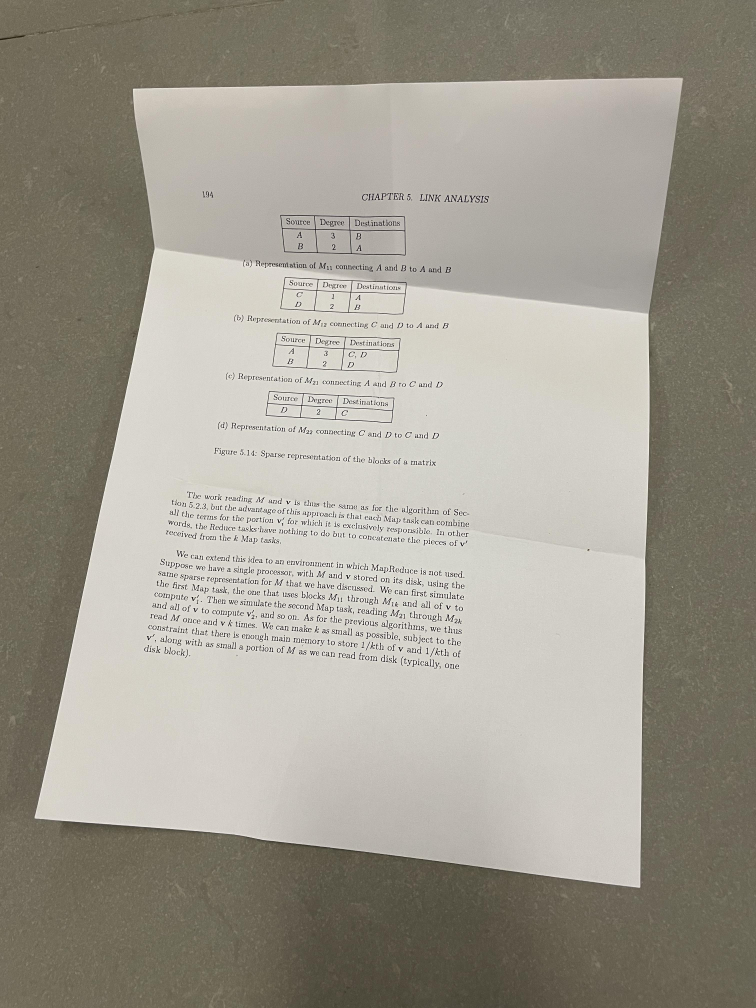
#> input picture data/raw/failed/failed_1.jpg, 3024 x 4032 px (shown at 1/4 size)
$ python -i enhancement.py   (imports and definitions only)   (older library calls are emulated)
#> lines starting #> are read from the running program, lines starting #| are printed output that depends on the picture
#> further down, picture is the input picture: shape (4032, 3024, 3); mean B, G, R 144.3, 155.5, 160
"""Funciones para mejorar la apariencia de los documentos escaneados"""
import cv2
import numpy as np


def enhance_document_appearance(image: np.ndarray) -> np.ndarray:
    """
    Estimar y eliminar el fondo para realzar el texto y los detalles
    Procesar cada canal por separado para evitar artefactos de mezlca de canales y mantener la
    fidelidad del color.
    Resultado: imagen con mayor contraste y claridad
    """
    planes = [image] if image.ndim == 2 else list(cv2.split(image)) # Procesar cada canal por separado
#> planes = 3 items
    kernel = np.ones((7, 7), np.uint8) # Kernel para dilatación (matriz de 7x7)

    enhanced_planes = [] # Lista para guardar los canales mejorados
    for plane in planes:
        dilated = cv2.dilate(plane, kernel) # Ensanchar las áreas brillantes
        background = cv2.medianBlur(dilated, 21) # Aplicar desenfoque
        diff = 255 - cv2.absdiff(plane, background) # Valores altos para texto y bajos para fondo
        normalized = cv2.normalize(
            diff,
            None,
            alpha=0,
            beta=255,
            norm_type=cv2.NORM_MINMAX,
            dtype=cv2.CV_8UC1,
        ) # Normalizar a rango completo
        enhanced_planes.append(normalized) #Guardar el canal mejoradoS
#> this loop made 3 passes
#> pass 1, in enhance_document_appearance, `dilated = cv2.dilate(plane, kernel)`:
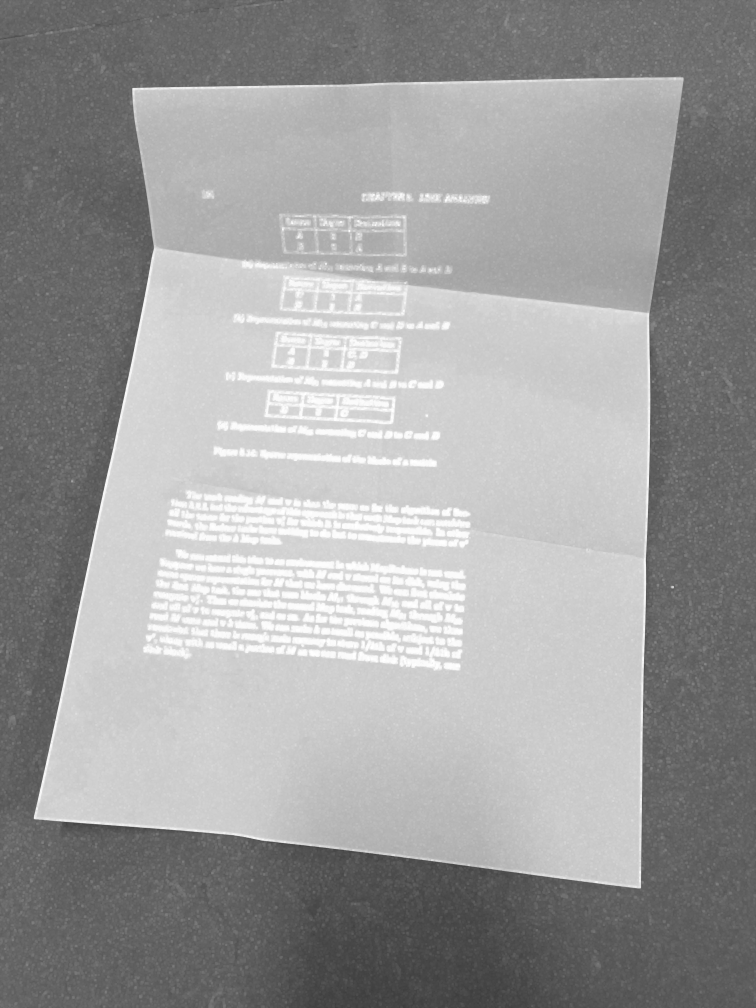
#> dilated: shape (4032, 3024) (shown at 1/4 size); min 58, max 255, mean 156.7
#> pass 1, in enhance_document_appearance, `diff = 255 - cv2.absdiff(plane, background)`:
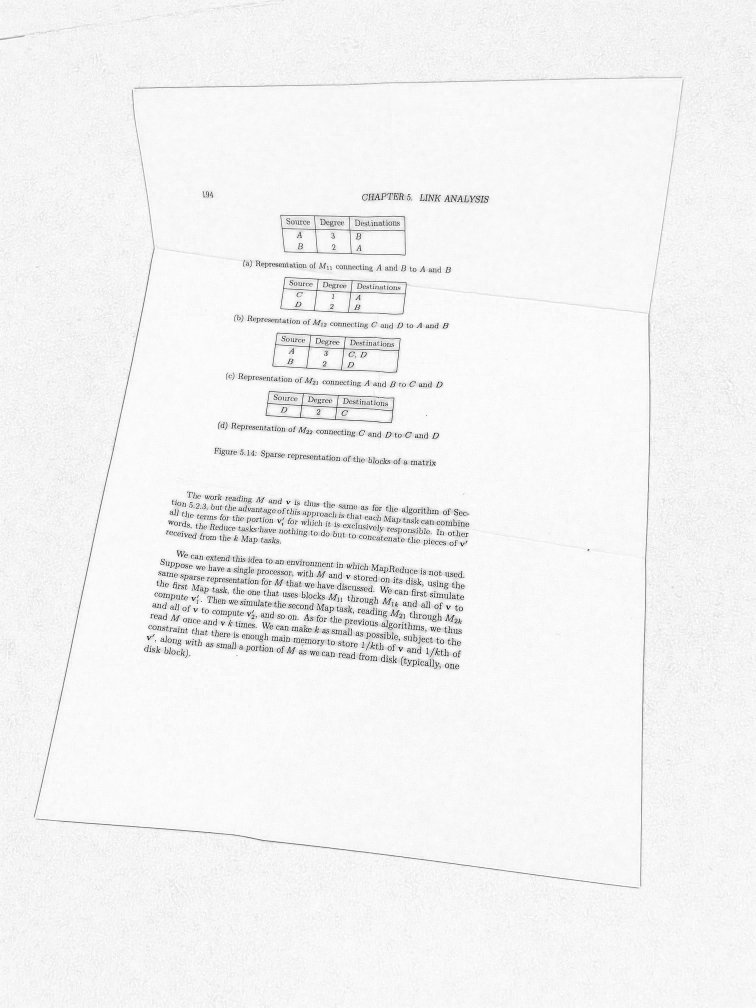
#> diff: shape (4032, 3024) (shown at 1/4 size); min 0, max 255, mean 242.8
#> after the loop:
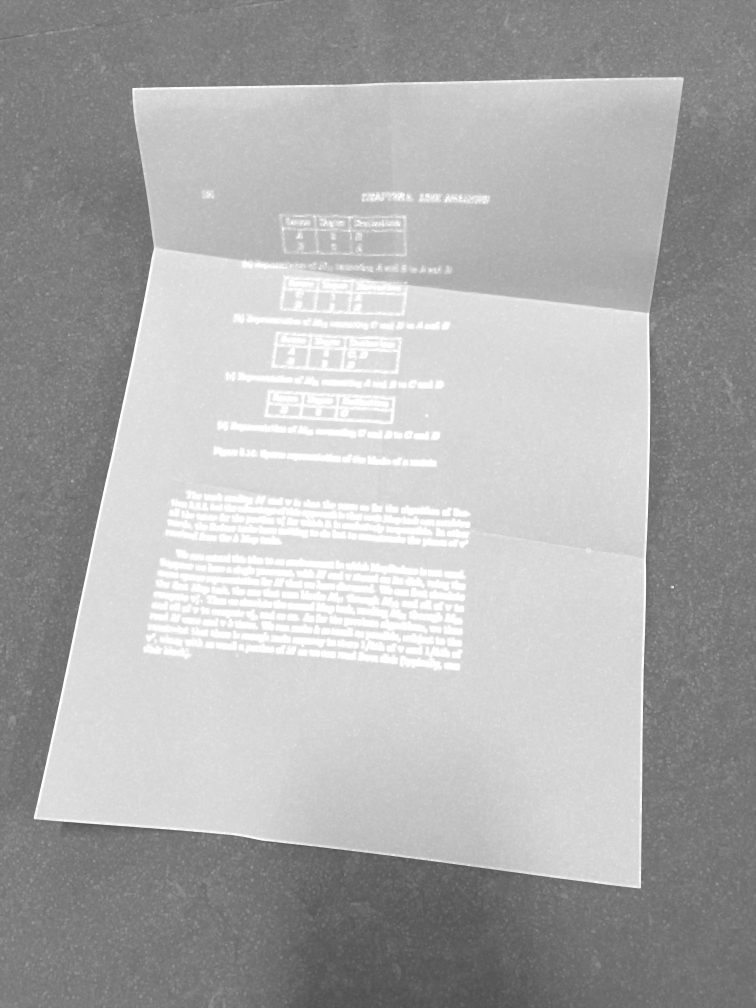
#> dilated: shape (4032, 3024) (shown at 1/4 size); min 75, max 255, mean 172.3
#> after the loop, enhanced_planes = 3 items

    # Recombinar los canales mejorados
    if len(enhanced_planes) == 1:
        return cv2.cvtColor(enhanced_planes[0], cv2.COLOR_GRAY2BGR)
    return cv2.merge(enhanced_planes)


# [10 lines left out: function whiten_near_white, not called in this run]

>>> import cv2
>>> picture = cv2.imread('../../data/raw/failed/failed_1.jpg')
>>> result = enhance_document_appearance(picture)

$ run again, on data/raw/failed/failed_3.jpg
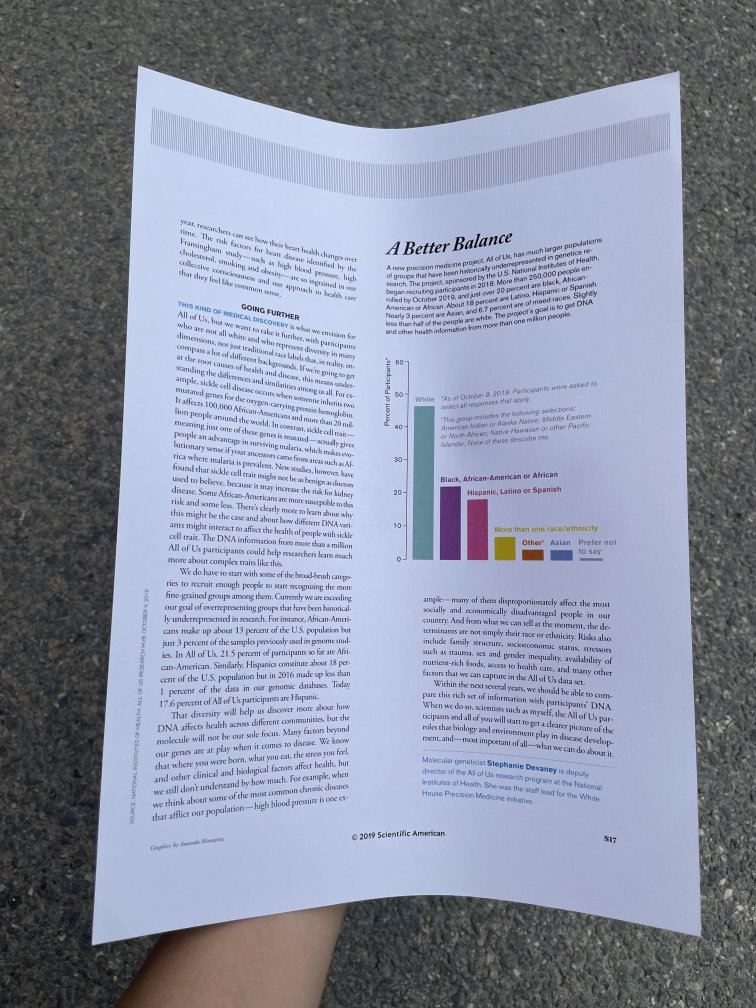
#> input picture data/raw/failed/failed_3.jpg, 3024 x 4032 px (shown at 1/4 size)
#> picture is the input picture: shape (4032, 3024, 3); mean B, G, R 160, 142.4, 136.4
#> planes = 3 items
#> the loop in enhance_document_appearance, `for plane in planes:` made 3 passes
#> pass 1, in enhance_document_appearance, `diff = 255 - cv2.absdiff(plane, background)`:
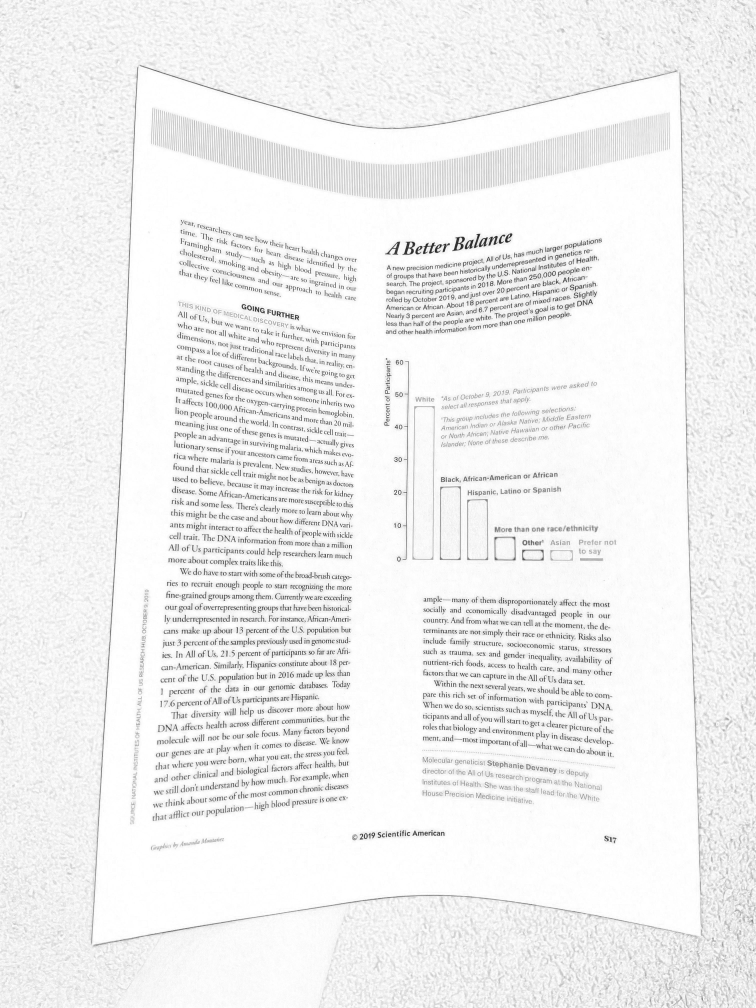
#> diff: shape (4032, 3024) (shown at 1/4 size); min 19, max 255, mean 240.3
#> after the loop in enhance_document_appearance, `for plane in planes:`:
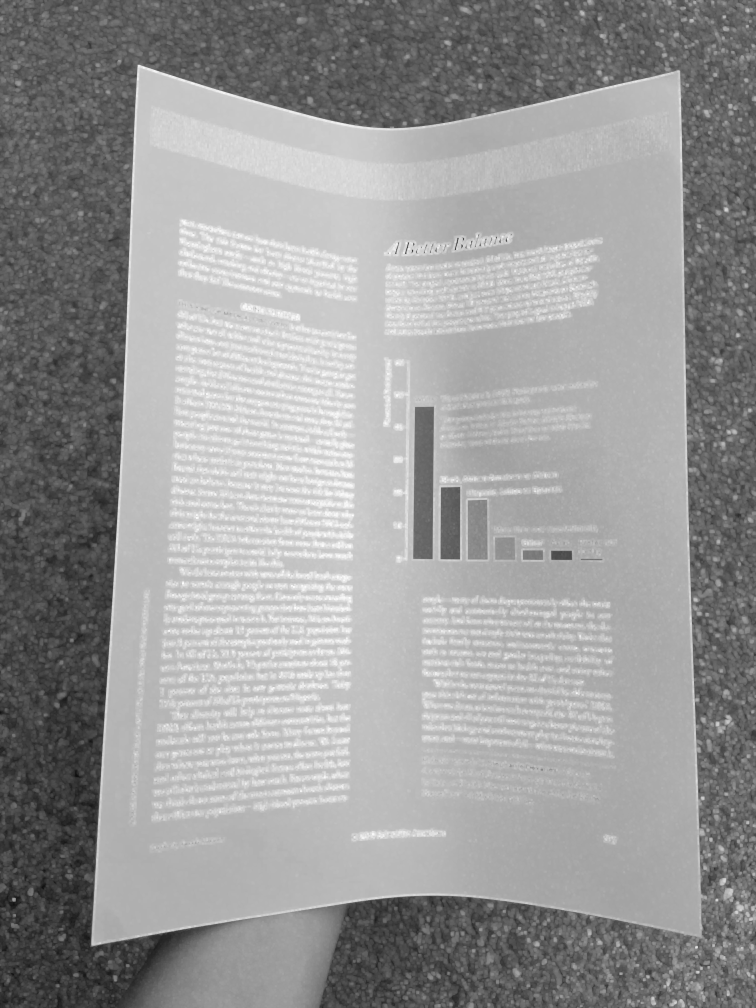
#> dilated: shape (4032, 3024) (shown at 1/4 size); min 10, max 255, mean 151.6

$ run again, on data/raw/failed/failed_4.jpg
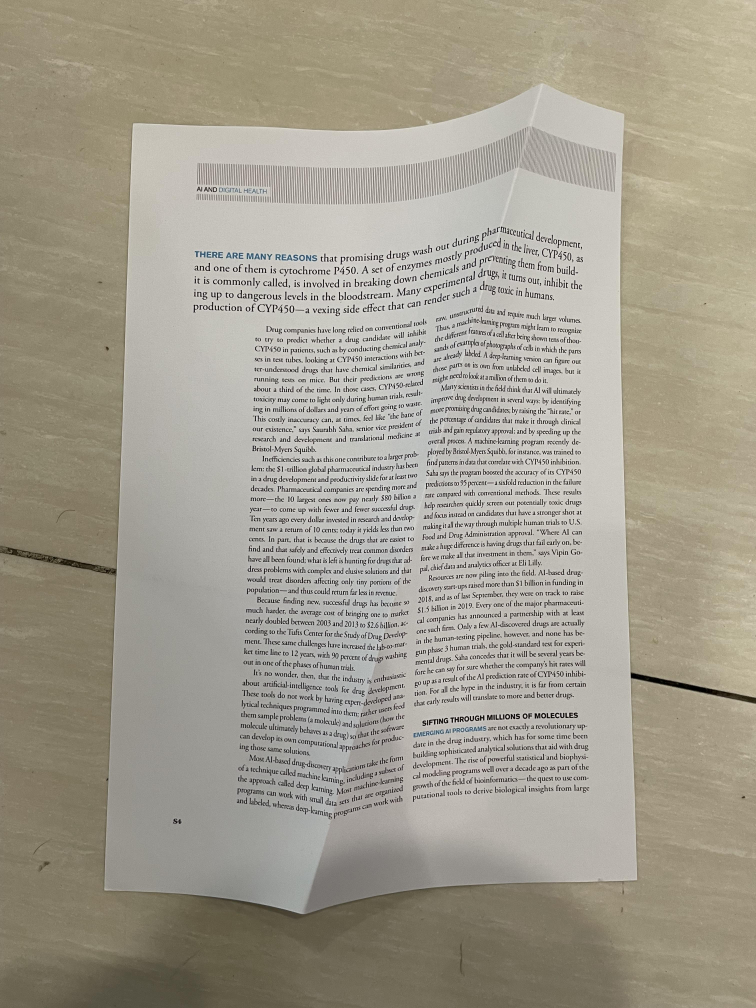
#> input picture data/raw/failed/failed_4.jpg, 3024 x 4032 px (shown at 1/4 size)
#> picture is the input picture: shape (4032, 3024, 3); mean B, G, R 143, 157, 162.5
#> planes = 3 items
#> the loop in enhance_document_appearance, `for plane in planes:` made 3 passes
#> pass 1, in enhance_document_appearance, `diff = 255 - cv2.absdiff(plane, background)`:
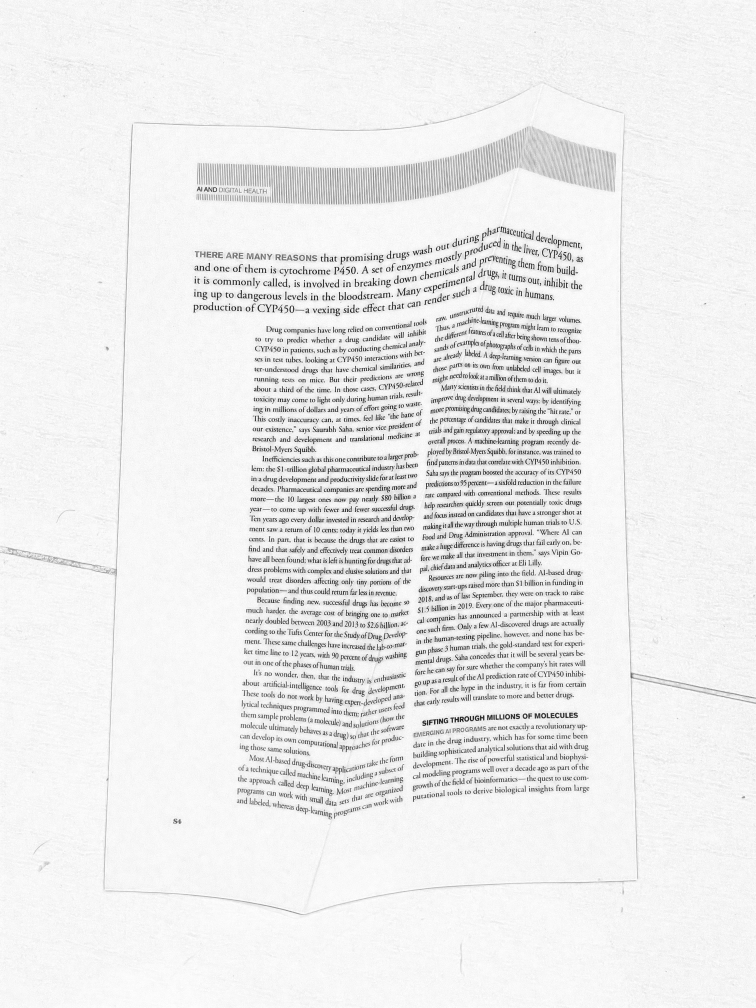
#> diff: shape (4032, 3024) (shown at 1/4 size); min 0, max 255, mean 236
#> pass 2, in enhance_document_appearance, `dilated = cv2.dilate(plane, kernel)`:
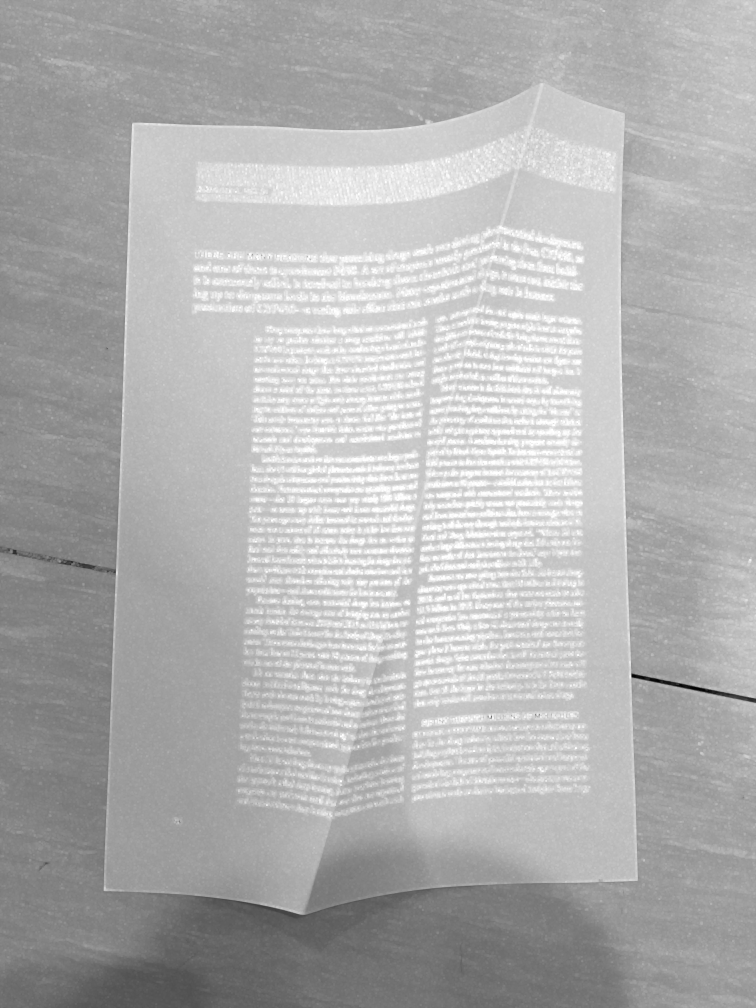
#> dilated: shape (4032, 3024) (shown at 1/4 size); min 0, max 255, mean 176.3
